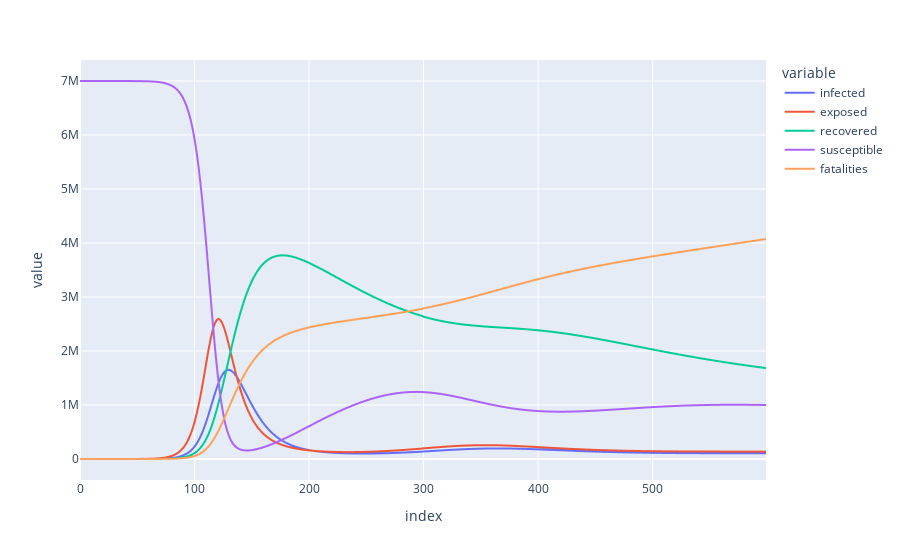

The notebook cell saved with this chart:
### Markdown cell above
# Challenge (Hard): Add notion of intervention day to the SEIRDS model

This is a hard challenge, can you add the concept of an intervention day to the SEIRDS model? some of the peices are already there, you'll need to modify the model to take into account the intervention day in the same way that we did for the SIR model.

### Code cell
import pandas as pd  # Loading the NYC dataset 
import numpy as np   # performing fast calculations to build our simulation
import plotly.express as px # Quick visuals for data exploration
from ipywidgets import widgets # sliders, buttons and visual layout of the dashboard
import plotly.graph_objects as go # plotly objects to place on our graph
import math # python mathematical functions
from scipy.integrate import odeint


# We'll set some easy defaults for this function so that we immediately have outputs which make some sense when we execute this method.
def calculate_values_SEIRS(days_to_recover = 16
                         , infection_rate = 1.1
                         , population = 1000
                         , days = 150
                         , initial_infection  = 1
                         
                         # These parameters will be unused for now, but when we re-add this functionality later 
                         # we can use them to set up our intervention again
                         , intervention_day = 50
                         , intervention_effectiveness = .46
                           
                         # Adding in the incubation period to determine the time it takes for exposure
                         , incubation_period = 14
                           
                         # Adding the fatality rate   
                         , fatality_rate = .01
                           
                         # Adding the immunity period
                         , relapse_period = 180  
                        ):

    # Define a series of ordinary differential equations (math-fancy way of saying equations that model the
    # rate of change of something) notice that all of these values are similar to the ones we were using 
    # before, we're basically going to pass everything from our current method into this method.
    def sir(previous_day
            , day
            , population
            , infection_rate
            , days_to_recover
            , intervention_day
            , intervention_effectiveness
            , incubation_period
            , fatality_rate
            , relapse_period):
        
        susceptible = previous_day[0] 
        exposed = previous_day[1]
        infected = previous_day[2]
        recovered = previous_day[3]
        fatalities = previous_day[4]
        
        incubation = 1/incubation_period
        relapse = 1/relapse_period
        recovery_rate = 1/days_to_recover
        
        
        
        if day >= intervention_day:
            inter_infection_rate = infection_rate * max((1-intervention_effectiveness),0)
        else:
            inter_infection_rate = infection_rate
        
        # Daily change in susceptible
        dsdt = -min(inter_infection_rate * infected * susceptible / population, susceptible) + (relapse * recovered)
        
        # Daily change in exposed
        dedt = (inter_infection_rate * infected * susceptible / population) - (incubation * exposed)
        
        # Daily change in infected
        didt = incubation * exposed - (recovery_rate * infected) - (fatality_rate * infected)
        
        # Daily change in recovered
        drdt = recovery_rate * infected - (relapse * recovered)
        
        # Daily change in fatalities
        dfdt = fatality_rate * infected
        
        
#         if day >= intervention_day:
            
#             noi_susceptible = previous_day[0]
            
#             noi_dsdt = (min(infection_rate * noi_infected * noi_susceptible / population, noi_susceptible))
#             noi_didt =(infection_rate * noi_infected * noi_susceptible / population) - (removal_rate * noi_infected)
#             noi_drdt = removal_rate * noi_infected
            
#             noi_didt = noi_didt - didt
#             noi_drdt = max(noi_drdt - drdt, 0 )
#             dsdt = dsdt - noi_didt - noi_drdt
            
#         else:
#             noi_dsdt = 0
#             noi_didt = 0
#             noi_drdt = 0
        
        
        
        return [dsdt, dedt, didt, drdt, dfdt]


    x_days = np.rint(np.linspace(0,days,days))
    
    starting_condition=[population            # susceptible start
                        , initial_infection   # exposure start
                        , 0                   # infection start
                        , 0                   # recovered
                        , 0]                  # fatalities


    # run a function which will simulate our equation system over a number of 
    # days with our starting positions and the the parameters we give it. 
    # this basically replaces the for loop from our previous implementation.
    s = odeint(sir
               , starting_condition
               , x_days
               , args=(population
                       , infection_rate
                       , days_to_recover
                       , intervention_day
                       , intervention_effectiveness
                       , incubation_period
                       , fatality_rate
                       , relapse_period))


    # Round our calculated values to integers and then transpose our output 
    # from a list of rows to a list of columns.
    dat = np.rint(s).T
    
    # Return the desired values
    return {  'infected'   : dat[2]
            , 'exposed'    : dat[1]
            , 'recovered'  : dat[3]
            , 'susceptible': dat[0]
            , 'fatalities' : dat[4] }



df = calculate_values_SEIRS( days_to_recover = 16
                            , infection_rate = ir.value
                            , population = 7_000_000
                            , days = 600
                            , initial_infection  = ii.value
                            , intervention_day = iday.value
                            , fatality_rate = 0.03
                            , relapse_period = 180
                        )

pdf = pd.DataFrame(df).reset_index()
pdf = pdf.melt(id_vars=['index'])
px.line(pdf, x='index', y='value', color='variable')

### Figure 1 — Plotly figure (JSON) as saved in the notebook; plotly's stock layout.template omitted (floating-point values rounded to 4 significant figures; data arrays with more than 128 entries replaced by an {"elided": "..."} marker saying what was removed)
{"data": [{"hovertemplate": "variable=infected<br>index=%{x}<br>value=%{y}<extra></extra>", "legendgroup": "infected", "line": {"color": "#636efa", "dash": "solid"}, "mode": "lines", "name": "infected", "showlegend": true, "type": "scattergl", "x": {"elided": "600 int values"}, "xaxis": "x", "y": {"elided": "600 int values"}, "yaxis": "y"}, {"hovertemplate": "variable=exposed<br>index=%{x}<br>value=%{y}<extra></extra>", "legendgroup": "exposed", "line": {"color": "#EF553B", "dash": "solid"}, "mode": "lines", "name": "exposed", "showlegend": true, "type": "scattergl", "x": {"elided": "600 int values"}, "xaxis": "x", "y": {"elided": "600 int values"}, "yaxis": "y"}, {"hovertemplate": "variable=recovered<br>index=%{x}<br>value=%{y}<extra></extra>", "legendgroup": "recovered", "line": {"color": "#00cc96", "dash": "solid"}, "mode": "lines", "name": "recovered", "showlegend": true, "type": "scattergl", "x": {"elided": "600 int values"}, "xaxis": "x", "y": {"elided": "600 int values"}, "yaxis": "y"}, {"hovertemplate": "variable=susceptible<br>index=%{x}<br>value=%{y}<extra></extra>", "legendgroup": "susceptible", "line": {"color": "#ab63fa", "dash": "solid"}, "mode": "lines", "name": "susceptible", "showlegend": true, "type": "scattergl", "x": {"elided": "600 int values"}, "xaxis": "x", "y": {"elided": "600 int values"}, "yaxis": "y"}, {"hovertemplate": "variable=fatalities<br>index=%{x}<br>value=%{y}<extra></extra>", "legendgroup": "fatalities", "line": {"color": "#FFA15A", "dash": "solid"}, "mode": "lines", "name": "fatalities", "showlegend": true, "type": "scattergl", "x": {"elided": "600 int values"}, "xaxis": "x", "y": {"elided": "600 int values"}, "yaxis": "y"}], "layout": {"autosize": true, "legend": {"title": {"text": "variable"}, "tracegroupgap": 0}, "margin": {"t": 60}, "xaxis": {"anchor": "y", "autorange": true, "domain": [0, 1], "range": [0, 599], "title": {"text": "index"}, "type": "linear"}, "yaxis": {"anchor": "x", "autorange": true, "domain": [0, 1], "range": [-388900.0, 7389000.0], "title": {"text": "value"}, "type": "linear"}}}
